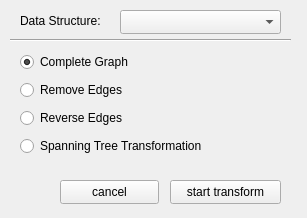
<?xml version="1.0" encoding="UTF-8"?>
<ui version="4.0">
 <class>TransformEdgesWidget</class>
 <widget class="QWidget" name="TransformEdgesWidget">
  <property name="geometry">
   <rect>
    <x>0</x>
    <y>0</y>
    <width>307</width>
    <height>218</height>
   </rect>
  </property>
  <property name="windowTitle">
   <string>Transform Edges</string>
  </property>
  <widget class="QComboBox" name="dataStructuresCombo">
   <property name="geometry">
    <rect>
     <x>120</x>
     <y>10</y>
     <width>161</width>
     <height>24</height>
    </rect>
   </property>
   <property name="toolTip">
    <string>&lt;!DOCTYPE HTML PUBLIC &quot;-//W3C//DTD HTML 4.0//EN&quot; &quot;http://www.w3.org/TR/REC-html40/strict.dtd&quot;&gt;
&lt;html&gt;&lt;head&gt;&lt;meta name=&quot;qrichtext&quot; content=&quot;1&quot; /&gt;&lt;style type=&quot;text/css&quot;&gt;
p, li { white-space: pre-wrap; }
&lt;/style&gt;&lt;/head&gt;&lt;body style=&quot; font-family:'DejaVu Sans'; font-size:9pt; font-weight:400; font-style:normal;&quot;&gt;
&lt;p style=&quot; margin-top:0px; margin-bottom:0px; margin-left:0px; margin-right:0px; -qt-block-indent:0; text-indent:0px;&quot;&gt;List of all data structures that are of type &lt;span style=&quot; font-style:italic;&quot;&gt;Graph&lt;/span&gt;.&lt;/p&gt;&lt;/body&gt;&lt;/html&gt;</string>
   </property>
  </widget>
  <widget class="QLabel" name="label">
   <property name="geometry">
    <rect>
     <x>20</x>
     <y>10</y>
     <width>111</width>
     <height>21</height>
    </rect>
   </property>
   <property name="text">
    <string>Data Structure:</string>
   </property>
  </widget>
  <widget class="Line" name="line">
   <property name="geometry">
    <rect>
     <x>10</x>
     <y>30</y>
     <width>281</width>
     <height>20</height>
    </rect>
   </property>
   <property name="orientation">
    <enum>Qt::Horizontal</enum>
   </property>
  </widget>
  <widget class="QPushButton" name="pushButtonStart">
   <property name="geometry">
    <rect>
     <x>170</x>
     <y>180</y>
     <width>111</width>
     <height>24</height>
    </rect>
   </property>
   <property name="text">
    <string>start transform</string>
   </property>
  </widget>
  <widget class="QPushButton" name="pushButtonCancel">
   <property name="geometry">
    <rect>
     <x>60</x>
     <y>180</y>
     <width>99</width>
     <height>24</height>
    </rect>
   </property>
   <property name="text">
    <string>cancel</string>
   </property>
  </widget>
  <widget class="QWidget" name="verticalLayoutWidget">
   <property name="geometry">
    <rect>
     <x>20</x>
     <y>50</y>
     <width>261</width>
     <height>111</height>
    </rect>
   </property>
   <layout class="QVBoxLayout" name="verticalLayout">
    <item>
     <widget class="QRadioButton" name="radioButtonMakeComplete">
      <property name="toolTip">
       <string>This option connects all nodes of the given graph. The new edges do not have any preset weights.</string>
      </property>
      <property name="text">
       <string>Complete Graph</string>
      </property>
      <property name="checked">
       <bool>true</bool>
      </property>
     </widget>
    </item>
    <item>
     <widget class="QRadioButton" name="radioButtonEraseEdges">
      <property name="toolTip">
       <string>This option removes all edges from the given graph.</string>
      </property>
      <property name="text">
       <string>Remove Edges</string>
      </property>
     </widget>
    </item>
    <item>
     <widget class="QRadioButton" name="radioButtonReverseEdges">
      <property name="toolTip">
       <string>This option reverses all edges of a directed graph. Note that this does not apply do undirected graphs.</string>
      </property>
      <property name="text">
       <string>Reverse Edges</string>
      </property>
     </widget>
    </item>
    <item>
     <widget class="QRadioButton" name="radioButtonMakeSpanningtree">
      <property name="toolTip">
       <string>&lt;!DOCTYPE HTML PUBLIC &quot;-//W3C//DTD HTML 4.0//EN&quot; &quot;http://www.w3.org/TR/REC-html40/strict.dtd&quot;&gt;
&lt;html&gt;&lt;head&gt;&lt;meta name=&quot;qrichtext&quot; content=&quot;1&quot; /&gt;&lt;style type=&quot;text/css&quot;&gt;
p, li { white-space: pre-wrap; }
&lt;/style&gt;&lt;/head&gt;&lt;body style=&quot; font-family:'DejaVu Sans'; font-size:9pt; font-weight:400; font-style:normal;&quot;&gt;
&lt;p style=&quot; margin-top:0px; margin-bottom:0px; margin-left:0px; margin-right:0px; -qt-block-indent:0; text-indent:0px;&quot;&gt;This option executes &lt;span style=&quot; font-style:italic;&quot;&gt;Prim's Minimal Spanning Tree Algorithm&lt;/span&gt; at the graph. All edges without given weights are assumed to have weights equals 1. Directed and undirected graphs are processed accordingly.&lt;/p&gt;&lt;/body&gt;&lt;/html&gt;</string>
      </property>
      <property name="text">
       <string>Spanning Tree Transformation</string>
      </property>
     </widget>
    </item>
   </layout>
  </widget>
 </widget>
 <resources/>
 <connections>
  <connection>
   <sender>pushButtonStart</sender>
   <signal>released()</signal>
   <receiver>TransformEdgesWidget</receiver>
   <slot>close()</slot>
   <hints>
    <hint type="sourcelabel">
     <x>254</x>
     <y>192</y>
    </hint>
    <hint type="destinationlabel">
     <x>296</x>
     <y>217</y>
    </hint>
   </hints>
  </connection>
  <connection>
   <sender>pushButtonCancel</sender>
   <signal>released()</signal>
   <receiver>TransformEdgesWidget</receiver>
   <slot>close()</slot>
   <hints>
    <hint type="sourcelabel">
     <x>85</x>
     <y>193</y>
    </hint>
    <hint type="destinationlabel">
     <x>87</x>
     <y>217</y>
    </hint>
   </hints>
  </connection>
  <connection>
   <sender>pushButtonStart</sender>
   <signal>released()</signal>
   <receiver>TransformEdgesWidget</receiver>
   <slot>executeTransform()</slot>
   <hints>
    <hint type="sourcelabel">
     <x>223</x>
     <y>191</y>
    </hint>
    <hint type="destinationlabel">
     <x>151</x>
     <y>118</y>
    </hint>
   </hints>
  </connection>
 </connections>
</ui>
